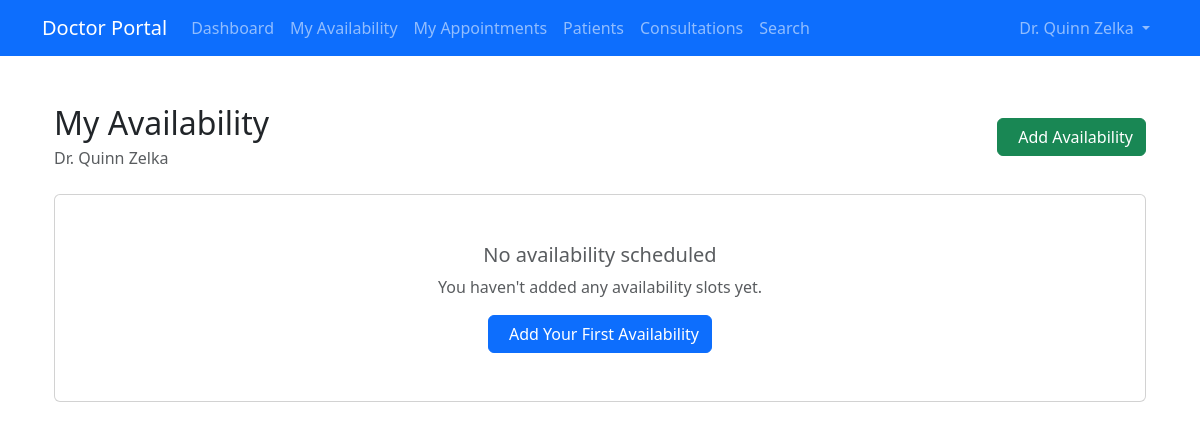
/appointment/doctor/availability/ (signed in), run on an earlier commit of the app's database.
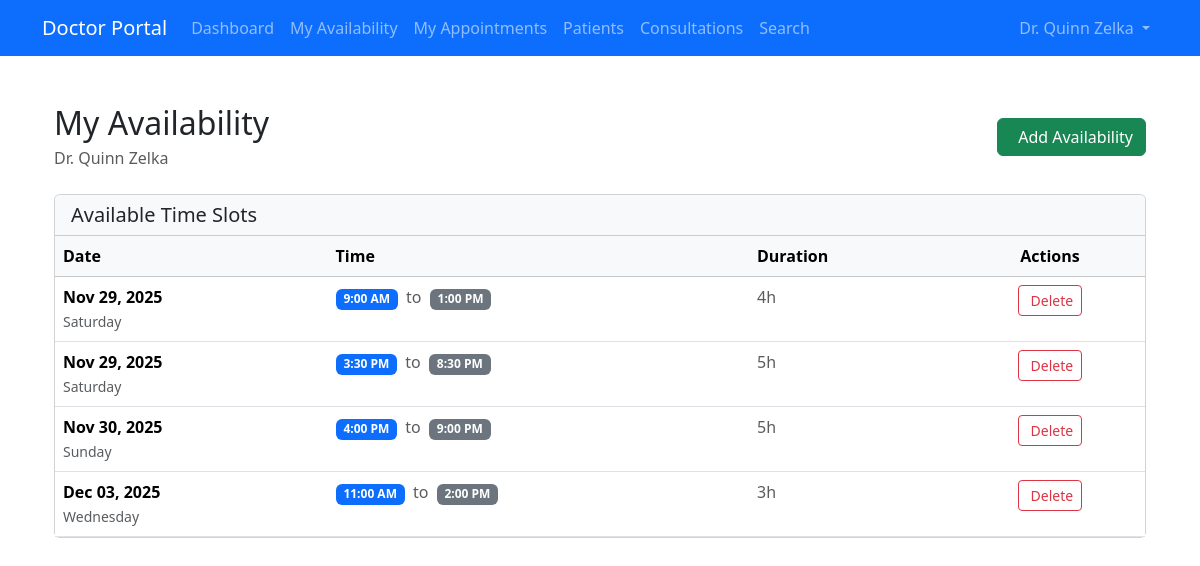
And on a later commit of the database.
### appointment/models.py (models this page shows, shortened)
class DoctorAvailability(models.Model):
    doctor = models.ForeignKey(Doctor, on_delete=models.CASCADE)
    available_date = models.DateField()
    start_time = models.TimeField(default='09:00:00')
    end_time = models.TimeField(default='21:00:00')
    class Meta:
        unique_together = ('doctor', 'available_date', 'start_time', 'end_time')
    @property
    def duration(self):
        if self.start_time and self.end_time:
            start_datetime = datetime.combine(date.today(), self.start_time)
            end_datetime = datetime.combine(date.today(), self.end_time)
            duration = end_datetime - start_datetime
            hours = duration.seconds // 3600
            minutes = (duration.seconds % 3600) // 60
            if hours > 0 and minutes > 0:
                return f"{hours}h {minutes}m"
            elif hours > 0:
                return f"{hours}h"
            elif minutes > 0:
                return f"{minutes}m"
            else:
                return "0m"
        return "N/A"

### appointment/views.py (the view)
# urls.py: path('doctor/availability/', views.doctor_availability_view, name='availability'),
@doctor_login_required
def doctor_availability_view(request):
    doctor = request.doctor
    availability = DoctorAvailability.objects.filter(doctor=doctor)
    return render(request, 'appointment/doctor_availability.html', {
        'availability': availability,
        'doctor': doctor,
    })

### appointment/templates/appointment/doctor_availability.html (shortened to what this page needs)
{% extends 'appointment/base.html' %}
{% block content %}
<div class="container mt-5">
    <div class="row">
        <div class="col-md-8 col-lg-12 mb-5">
            <div class="d-flex justify-content-between align-items-center mb-4">
                <div>
                    <h2 class="mb-1">My Availability</h2>
                    <p class="text-muted mb-0">Dr. {{doctor.fname}} {{doctor.lname}}</p>
                </div>
                <a href="{% url 'appointment:add_availability' %}" class="btn btn-success">
                    Add Availability
                </a>
            </div>
            {% if availability %}
                <div class="card">
                    <div class="card-header bg-light">
                        <h5 class="mb-0">Available Time Slots</h5>
                    </div>
                    <div class="card-body p-0">
                        <div class="table-responsive">
                            <table class="table table-hover mb-0">
                                <thead class="table-light">
                                    <tr>
                                        <th>Date</th>
                                        <th>Time</th>
                                        <th>Duration</th>
                                        <th class="text-center">Actions</th>
                                    </tr>
                                </thead>
                                <tbody>
                                    {% for slot in availability %}
                                    <tr>
                                        <td>
                                            <strong>{{ slot.available_date|date:"M d, Y" }}</strong>
                                            <br>
                                            <small class="text-muted">{{ slot.available_date|date:"l" }}</small>
                                        </td>
                                        <td>
                                            <span class="badge bg-primary me-1">{{ slot.start_time|time:"g:i A" }}</span>
                                            <span class="text-muted">to</span>
                                            <span class="badge bg-secondary ms-1">{{ slot.end_time|time:"g:i A" }}</span>
                                        </td>
                                        <td>
                                            <span class="text-muted">{{ slot.duration }}</span>
                                        </td>
                                        <td class="text-center">
                                            <button type="button" class="btn btn-outline-danger btn-sm delete-btn"
                                                    data-url="{% url 'appointment:delete_availability' slot.id %}"
                                                    data-slot-info="{{ slot.available_date|date:'M d, Y' }} at {{ slot.start_time|time:'g:i A' }}">
                                                Delete
                                            </button>
                                        </td>
                                    </tr>
                                    {% endfor %}
                                </tbody>
                            </table>
                        </div>
                    </div>
                </div>
            {% else %}
                <div class="card text-center">
                    <div class="card-body py-5">
                        <h5 class="text-muted">No availability scheduled</h5>
                        <p class="text-muted mb-3">You haven't added any availability slots yet.</p>
                        <a href="{% url 'appointment:add_availability' %}" class="btn btn-primary">
                            Add Your First Availability
                        </a>
                    </div>
                </div>
            {% endif %}
        </div>
    </div>
</div>
{% endblock %}

What changed in the data, as far as the page shows it:
added DoctorAvailability: available_date "Nov 29, 2025", available_date "Saturday", start_time "9:00 AM", end_time "1:00 PM", duration "4h"
added DoctorAvailability: available_date "Nov 29, 2025", available_date "Saturday", start_time "3:30 PM", end_time "8:30 PM", duration "5h"
added DoctorAvailability: available_date "Nov 30, 2025", available_date "Sunday", start_time "4:00 PM", end_time "9:00 PM", duration "5h"
added DoctorAvailability: available_date "Dec 03, 2025", available_date "Wednesday", start_time "11:00 AM", end_time "2:00 PM", duration "3h"
Also different on the page:
text no longer shown: "No availability scheduled You haven't added any availability slots yet. Add Your First Availability"
text now shown: "Available Time Slots Date Time Duration Actions"
